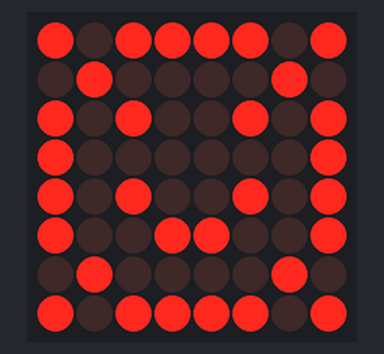
This sketch was run on a simulated Arduino Uno, built with avr-gcc and run on an emulated ATmega328P. On the bench: 8×8 LED matrix.

Above: at 0.1 s.

The sketch:

max7219.ino
```cpp
#include <Adafruit_GFX.h>                    // Подключаем библиотеку Adafruit_GFX
#include <Max72xxPanel.h>                    // Подключаем библиотеку Max72xxPanel

int pinCS = 9;                               // Указываем к какому выводу подключен контакт CS
int numberOfHorizontalDisplays = 1;          // Количество матриц по горизонтали
int numberOfVerticalDisplays = 1;            // Количество матриц по-вертикали

Max72xxPanel matrix = Max72xxPanel(pinCS, numberOfHorizontalDisplays, numberOfVerticalDisplays);

void setup() {
  matrix.setIntensity(10);                    // Задаем яркость от 0 до 15
  matrix.setRotation(3);                      // Направление текста 1,2,3,4
}
void loop()
{
    const byte data[8] = {                    // Создаем массив "Смайл"
    0b10111101,                               //    ####
    0b01000010,                               //   #    #
    0b10100101,                               //  # #  # #
    0b10000001,                               //  #      #
    0b10100101,                               //  # #  # #
    0b10011001,                               //  #  ##  #
    0b01000010,                               //   #    #
    0b10111101 };                             //    ####

matrix.fillScreen(LOW);                       // Обнуление матрицы

    for (int y = 0; y < 8; y++ ) {            // Передача массива
        for (int x = 0; x < 8; x++ ) {
           matrix.drawPixel(x, y, data[y] & (1<<x));
        }
    }
    matrix.write();                           // Вывод всех пикселей на матрицу
}
```
